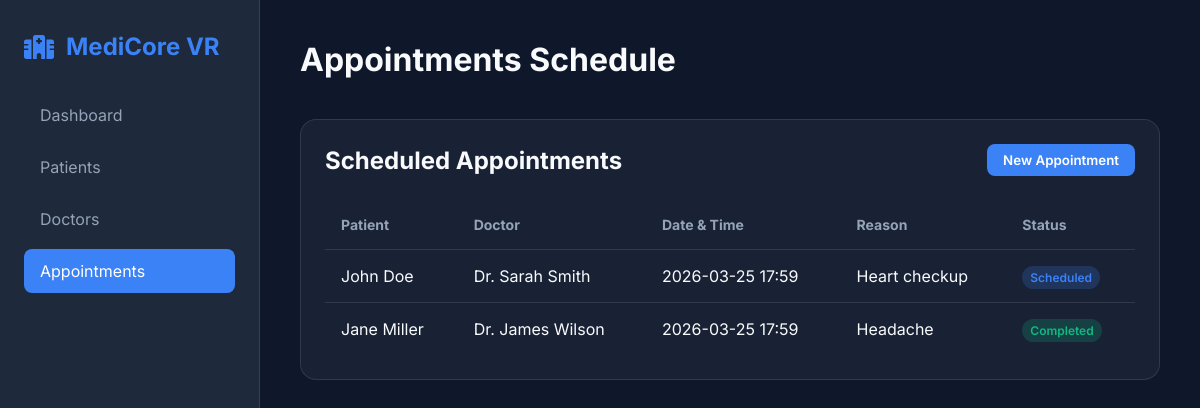
The app's page /appointments with its own data.
### models.py (models this page shows, shortened)
class Appointment(db.Model):
    id = db.Column(db.Integer, primary_key=True)
    patient_id = db.Column(db.Integer, db.ForeignKey('patient.id'), nullable=False)
    doctor_id = db.Column(db.Integer, db.ForeignKey('doctor.id'), nullable=False)
    appointment_date = db.Column(db.DateTime, nullable=False)
    reason = db.Column(db.String(200))
    status = db.Column(db.String(20), default='Scheduled') # Scheduled, Completed, Cancelled

class Patient(db.Model):
    id = db.Column(db.Integer, primary_key=True)
    name = db.Column(db.String(100), nullable=False)
    email = db.Column(db.String(120), unique=True, nullable=False)
    phone = db.Column(db.String(20))
    date_of_birth = db.Column(db.Date)
    created_at = db.Column(db.DateTime, default=datetime.utcnow)
    appointments = db.relationship('Appointment', backref='patient', lazy=True)

class Doctor(db.Model):
    id = db.Column(db.Integer, primary_key=True)
    name = db.Column(db.String(100), nullable=False)
    specialty = db.Column(db.String(100), nullable=False)
    email = db.Column(db.String(120), unique=True, nullable=False)
    appointments = db.relationship('Appointment', backref='doctor', lazy=True)

### app.py (the view)
@app.route('/appointments')
def appointments():
    all_appointments = Appointment.query.all()
    return render_template('appointments.html', appointments=all_appointments)

### templates/appointments.html (shortened to what this page needs)
{% extends "base.html" %}
{% block content %}
<header>
    <h1>Appointments Schedule</h1>
</header>
<div class="data-card">
    <div style="display: flex; justify-content: space-between; align-items: center; margin-bottom: 1.5rem;">
        <h2>Scheduled Appointments</h2>
        <button class="btn btn-primary">New Appointment</button>
    </div>
    <table>
        <thead>
            <tr>
                <th>Patient</th>
                <th>Doctor</th>
                <th>Date & Time</th>
                <th>Reason</th>
                <th>Status</th>
            </tr>
        </thead>
        <tbody>
            {% for appt in appointments %}
            <tr>
                <td>{{ appt.patient.name }}</td>
                <td>{{ appt.doctor.name }}</td>
                <td>{{ appt.appointment_date.strftime('%Y-%m-%d %H:%M') }}</td>
                <td>{{ appt.reason }}</td>
                <td><span class="badge badge-{{ appt.status.lower() }}">{{ appt.status }}</span></td>
            </tr>
            {% endfor %}
        </tbody>
    </table>
</div>
{% endblock %}

### templates/base.html (shortened to what this page needs)
<!DOCTYPE html>
<html lang="en">
<head>
    <link rel="stylesheet" href="{{ url_for('static', filename='css/style.css') }}">
</head>
<body>
    <aside>
        <div class="logo">
            <i class="fas fa-hospital"></i>
            <span>MediCore VR</span>
        </div>
        <nav>
            <ul>
                <li><a href="{{ url_for('index') }}" class="{% if request.endpoint == 'index' %}active{% endif %}">Dashboard</a></li>
                <li><a href="{{ url_for('patients') }}" class="{% if request.endpoint == 'patients' %}active{% endif %}">Patients</a></li>
                <li><a href="{{ url_for('doctors') }}" class="{% if request.endpoint == 'doctors' %}active{% endif %}">Doctors</a></li>
                <li><a href="{{ url_for('appointments') }}" class="{% if request.endpoint == 'appointments' %}active{% endif %}">Appointments</a></li>
            </ul>
        </nav>
    </aside>
    <main>
        {% block content %}{% endblock %}
    </main>
</body>
</html>

### static/css/style.css (style rules this page uses)
:root { --bg-color: #0f172a; --card-bg: rgba(30, 41, 59, 0.7); --primary-color: #3b82f6; --secondary-color: #1e293b; --text-main: #f8fafc; --text-muted: #94a3b8; --glass-border: rgba(255, 255, 255, 0.1); }
* { margin: 0; padding: 0; box-sizing: border-box; font-family: 'Inter', system-ui, -apple-system, sans-serif; }
body { background-color: var(--bg-color); color: var(--text-main); display: flex; min-height: 100vh; }
aside { width: 260px; background: var(--secondary-color); padding: 2rem 1.5rem; display: flex; flex-direction: column; gap: 2rem; border-right: 1px solid var(--glass-border); }
.logo { font-size: 1.5rem; font-weight: 700; color: var(--primary-color); display: flex; align-items: center; gap: 0.75rem; }
nav ul { list-style: none; display: flex; flex-direction: column; gap: 0.5rem; }
nav a { text-decoration: none; color: var(--text-muted); padding: 0.75rem 1rem; border-radius: 0.5rem; display: flex; align-items: center; gap: 1rem; transition: all 0.2s ease; }
nav a:hover, nav a.active { background: var(--primary-color); color: white; }
main { flex: 1; padding: 2.5rem; overflow-y: auto; }
header { margin-bottom: 2.5rem; }
h1 { font-size: 2rem; font-weight: 700; }
.data-card { background: var(--card-bg); backdrop-filter: blur(10px); border-radius: 1rem; border: 1px solid var(--glass-border); padding: 1.5rem; }
table { width: 100%; border-collapse: collapse; margin-top: 1rem; }
th { text-align: left; color: var(--text-muted); font-size: 0.875rem; padding: 1rem; border-bottom: 1px solid var(--glass-border); }
td { padding: 1rem; border-bottom: 1px solid var(--glass-border); }
tr:last-child td { border-bottom: none; }
.btn { padding: 0.5rem 1rem; border-radius: 0.5rem; border: none; cursor: pointer; font-weight: 600; transition: opacity 0.2s; }
.btn-primary { background: var(--primary-color); color: white; }
.badge { padding: 0.25rem 0.5rem; border-radius: 999px; font-size: 0.75rem; font-weight: 600; }
.badge-scheduled { background: #3b82f633; color: #3b82f6; }
.badge-completed { background: #10b98133; color: #10b981; }

### records on screen
Appointment: patient.name "John Doe", doctor.name "Dr. Sarah Smith", appointment_date "2026-03-25 17:59", reason "Heart checkup", status "Scheduled"
Appointment: patient.name "Jane Miller", doctor.name "Dr. James Wilson", appointment_date "2026-03-25 17:59", reason "Headache", status "Completed"
